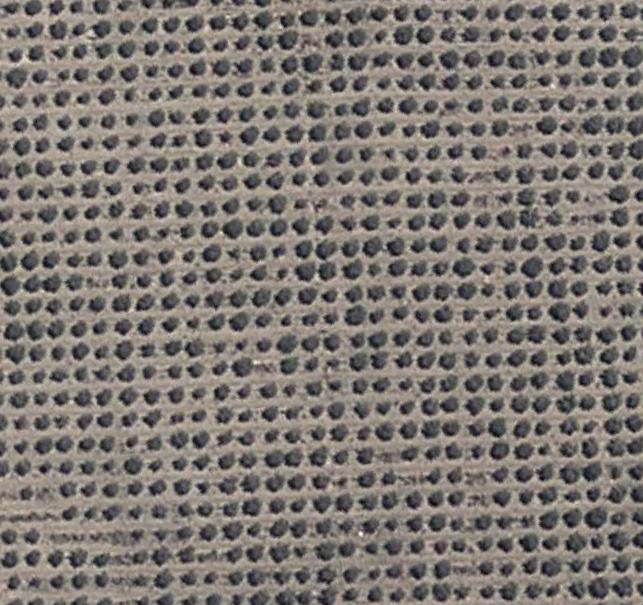
#> input picture examples/classifiers/match_to_template/OlivoTotal.png, 643 x 605 px
$ jupyter execute Count_Small_Trees.ipynb
#> lines starting #> are read from the running program, lines starting #| are printed output that depends on the picture; after the words box and inside, x2 and y2 are one past the last pixel; in counts of white or black regions, pixels touching at a corner belong together
[cell 1]
import cv2
import numpy as np
from matplotlib import pyplot as plt

img_rgb = cv2.imread('OlivoTotal.png')
#> img_rgb is the input picture: shape (605, 643, 3); mean B, G, R 114.3, 119.3, 126
img_gray = cv2.cvtColor(img_rgb, cv2.COLOR_BGR2GRAY)
template = cv2.imread('OlivoTemplate_small.png',0)
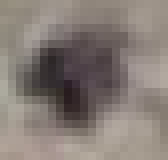
#> input picture examples/classifiers/match_to_template/OlivoTemplate_small.png, 21 x 20 px (shown 8 times larger)
#> template: shape (20, 21); min 34, max 173, mean 126.1
w, h = template.shape[::-1]
#> w = 21; h = 20
print(w,h)
#| 21 20
res = cv2.matchTemplate(img_gray,template,cv2.TM_CCOEFF_NORMED)
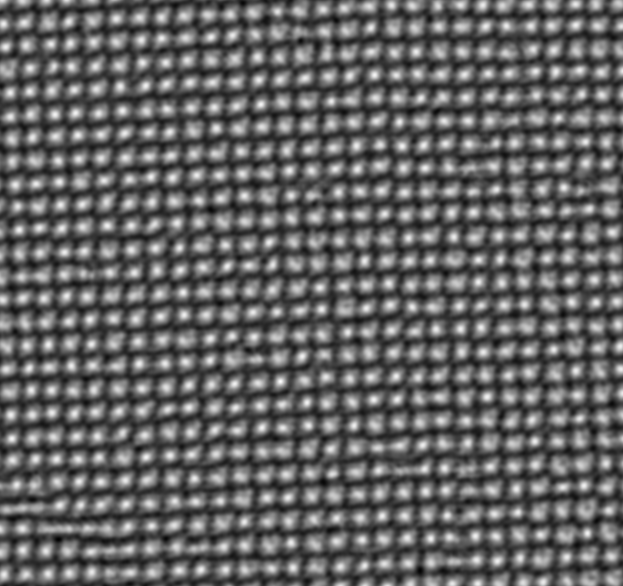
#> res: shape (586, 623) float32; min -0.655, max 1, mean -0.00735; drawn with min black and max white
threshold = 0.9
loc = np.where( res >= threshold)
#> loc = 35 positions, rows 74 to 538, columns 11 to 587
count=0
for pt in zip(*loc[::-1]):
    #image i am drawing on, the point, point + 21, u point + 20 (x and y), colour and thickness
    cv2.rectangle(img_rgb, pt, (pt[0] + w, pt[1] + h), (0,255,0), 2)
    count+=1
#> this loop made 35 passes
#> pt on passes 1 to 12: (374, 74), (374, 75), (260, 104), (261, 104), (75, 112), (75, 113), (54, 114), (55, 114), (77, 135), (402, 146), (107, 225), (19, 229)
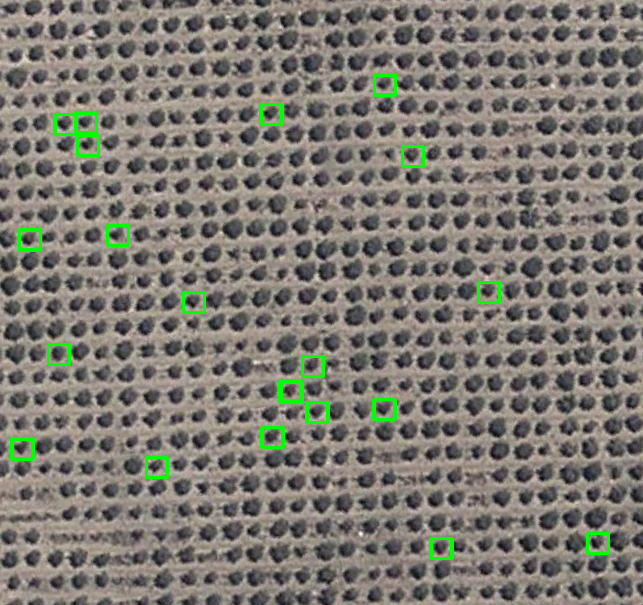
#> img_rgb: shape (605, 643, 3); 1.38% of pixels changed, all inside (x1, y1, x2, y2) = (10, 73, 610, 560)
#> after the loop, count = 35
img_rgb = cv2.cvtColor(img_rgb, cv2.COLOR_BGR2RGB)
plt.imshow(img_rgb)
plt.show
print(count)
#| 35
#cv2.imwrite('res.png',img_rgb)
